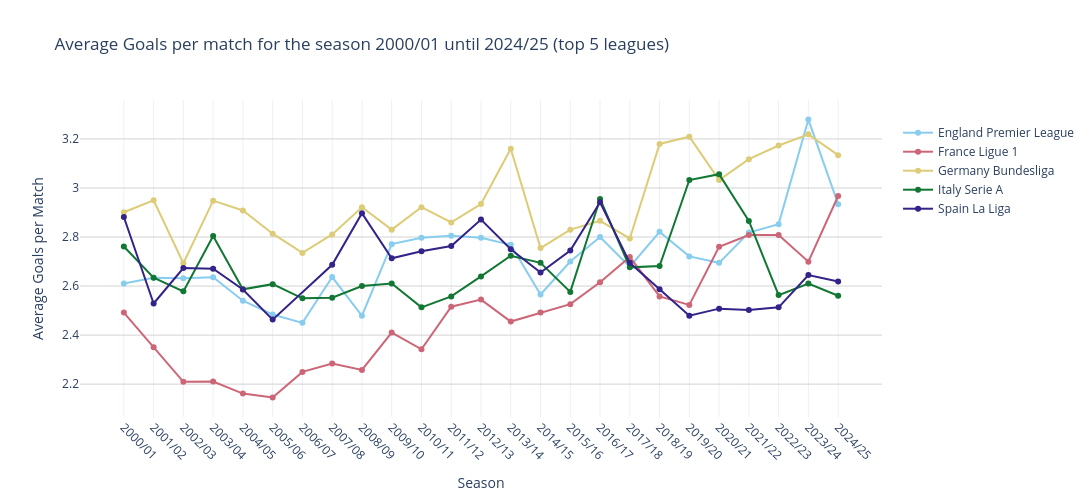

The cell this chart's notebook holds for it:
### Code cell
fig_q2 = px.line(
    data_frame=df_q2,
    x="Season",
    y="Average Goals",
    hover_name='Division',
    color= 'Division',
    color_discrete_sequence=px.colors.qualitative.Safe,
    markers=True, # to turn markers on - default is off
    title="Average Goals per match for the season 2000/01 until 2024/25 (top 5 leagues)",
    height=500
    )


fig_q2.update_layout(
    width=1200,
    legend_title_text=' '
    )

fig_q2.update_xaxes(
    title="Season",
    tickangle=45,
    categoryorder='array',
    categoryarray=sorted(df_q2['Season'].unique())
    )

fig_q2.update_yaxes(
    title="Average Goals per Match",
    gridcolor='lightgrey'
    )

fig_q2.show()

### Figure 1 — Plotly figure (JSON) as saved in the notebook; plotly's stock layout.template omitted (floating-point values rounded to 4 significant figures)
{"data": [{"hovertemplate": "<b>%{hovertext}</b><br><br>Division=England Premier League<br>Season=%{x}<br>Average Goals=%{y}<extra></extra>", "hovertext": ["England Premier League", "England Premier League", "England Premier League", "England Premier League", "England Premier League", "England Premier League", "England Premier League", "England Premier League", "England Premier League", "England Premier League", "England Premier League", "England Premier League", "England Premier League", "England Premier League", "England Premier League", "England Premier League", "England Premier League", "England Premier League", "England Premier League", "England Premier League", "England Premier League", "England Premier League", "England Premier League", "England Premier League", "England Premier League"], "legendgroup": "England Premier League", "line": {"color": "rgb(136, 204, 238)", "dash": "solid"}, "marker": {"symbol": "circle"}, "mode": "lines+markers", "name": "England Premier League", "orientation": "v", "showlegend": true, "type": "scatter", "x": ["2000/01", "2001/02", "2002/03", "2003/04", "2004/05", "2005/06", "2006/07", "2007/08", "2008/09", "2009/10", "2010/11", "2011/12", "2012/13", "2013/14", "2014/15", "2015/16", "2016/17", "2017/18", "2018/19", "2019/20", "2020/21", "2021/22", "2022/23", "2023/24", "2024/25"], "xaxis": "x", "y": [2.611, 2.634, 2.632, 2.636, 2.54, 2.484, 2.45, 2.637, 2.479, 2.771, 2.797, 2.805, 2.797, 2.768, 2.566, 2.7, 2.8, 2.679, 2.821, 2.721, 2.695, 2.818, 2.853, 3.279, 2.934], "yaxis": "y"}, {"hovertemplate": "<b>%{hovertext}</b><br><br>Division=France Ligue 1<br>Season=%{x}<br>Average Goals=%{y}<extra></extra>", "hovertext": ["France Ligue 1", "France Ligue 1", "France Ligue 1", "France Ligue 1", "France Ligue 1", "France Ligue 1", "France Ligue 1", "France Ligue 1", "France Ligue 1", "France Ligue 1", "France Ligue 1", "France Ligue 1", "France Ligue 1", "France Ligue 1", "France Ligue 1", "France Ligue 1", "France Ligue 1", "France Ligue 1", "France Ligue 1", "France Ligue 1", "France Ligue 1", "France Ligue 1", "France Ligue 1", "France Ligue 1", "France Ligue 1"], "legendgroup": "France Ligue 1", "line": {"color": "rgb(204, 102, 119)", "dash": "solid"}, "marker": {"symbol": "circle"}, "mode": "lines+markers", "name": "France Ligue 1", "orientation": "v", "showlegend": true, "type": "scatter", "x": ["2000/01", "2001/02", "2002/03", "2003/04", "2004/05", "2005/06", "2006/07", "2007/08", "2008/09", "2009/10", "2010/11", "2011/12", "2012/13", "2013/14", "2014/15", "2015/16", "2016/17", "2017/18", "2018/19", "2019/20", "2020/21", "2021/22", "2022/23", "2023/24", "2024/25"], "xaxis": "x", "y": [2.492, 2.35, 2.209, 2.211, 2.162, 2.146, 2.25, 2.284, 2.258, 2.411, 2.342, 2.516, 2.545, 2.455, 2.492, 2.526, 2.616, 2.718, 2.558, 2.523, 2.761, 2.808, 2.808, 2.699, 2.967], "yaxis": "y"}, {"hovertemplate": "<b>%{hovertext}</b><br><br>Division=Germany Bundesliga<br>Season=%{x}<br>Average Goals=%{y}<extra></extra>", "hovertext": ["Germany Bundesliga", "Germany Bundesliga", "Germany Bundesliga", "Germany Bundesliga", "Germany Bundesliga", "Germany Bundesliga", "Germany Bundesliga", "Germany Bundesliga", "Germany Bundesliga", "Germany Bundesliga", "Germany Bundesliga", "Germany Bundesliga", "Germany Bundesliga", "Germany Bundesliga", "Germany Bundesliga", "Germany Bundesliga", "Germany Bundesliga", "Germany Bundesliga", "Germany Bundesliga", "Germany Bundesliga", "Germany Bundesliga", "Germany Bundesliga", "Germany Bundesliga", "Germany Bundesliga", "Germany Bundesliga"], "legendgroup": "Germany Bundesliga", "line": {"color": "rgb(221, 204, 119)", "dash": "solid"}, "marker": {"symbol": "circle"}, "mode": "lines+markers", "name": "Germany Bundesliga", "orientation": "v", "showlegend": true, "type": "scatter", "x": ["2000/01", "2001/02", "2002/03", "2003/04", "2004/05", "2005/06", "2006/07", "2007/08", "2008/09", "2009/10", "2010/11", "2011/12", "2012/13", "2013/14", "2014/15", "2015/16", "2016/17", "2017/18", "2018/19", "2019/20", "2020/21", "2021/22", "2022/23", "2023/24", "2024/25"], "xaxis": "x", "y": [2.901, 2.95, 2.693, 2.948, 2.908, 2.814, 2.735, 2.81, 2.922, 2.83, 2.922, 2.859, 2.935, 3.16, 2.755, 2.83, 2.866, 2.794, 3.18, 3.209, 3.033, 3.118, 3.173, 3.219, 3.134], "yaxis": "y"}, {"hovertemplate": "<b>%{hovertext}</b><br><br>Division=Italy Serie A<br>Season=%{x}<br>Average Goals=%{y}<extra></extra>", "hovertext": ["Italy Serie A", "Italy Serie A", "Italy Serie A", "Italy Serie A", "Italy Serie A", "Italy Serie A", "Italy Serie A", "Italy Serie A", "Italy Serie A", "Italy Serie A", "Italy Serie A", "Italy Serie A", "Italy Serie A", "Italy Serie A", "Italy Serie A", "Italy Serie A", "Italy Serie A", "Italy Serie A", "Italy Serie A", "Italy Serie A", "Italy Serie A", "Italy Serie A", "Italy Serie A", "Italy Serie A", "Italy Serie A"], "legendgroup": "Italy Serie A", "line": {"color": "rgb(17, 119, 51)", "dash": "solid"}, "marker": {"symbol": "circle"}, "mode": "lines+markers", "name": "Italy Serie A", "orientation": "v", "showlegend": true, "type": "scatter", "x": ["2000/01", "2001/02", "2002/03", "2003/04", "2004/05", "2005/06", "2006/07", "2007/08", "2008/09", "2009/10", "2010/11", "2011/12", "2012/13", "2013/14", "2014/15", "2015/16", "2016/17", "2017/18", "2018/19", "2019/20", "2020/21", "2021/22", "2022/23", "2023/24", "2024/25"], "xaxis": "x", "y": [2.761, 2.634, 2.578, 2.804, 2.587, 2.608, 2.55, 2.553, 2.6, 2.611, 2.513, 2.558, 2.639, 2.724, 2.695, 2.576, 2.955, 2.676, 2.682, 3.032, 3.056, 2.866, 2.563, 2.611, 2.561], "yaxis": "y"}, {"hovertemplate": "<b>%{hovertext}</b><br><br>Division=Spain La Liga<br>Season=%{x}<br>Average Goals=%{y}<extra></extra>", "hovertext": ["Spain La Liga", "Spain La Liga", "Spain La Liga", "Spain La Liga", "Spain La Liga", "Spain La Liga", "Spain La Liga", "Spain La Liga", "Spain La Liga", "Spain La Liga", "Spain La Liga", "Spain La Liga", "Spain La Liga", "Spain La Liga", "Spain La Liga", "Spain La Liga", "Spain La Liga", "Spain La Liga", "Spain La Liga", "Spain La Liga", "Spain La Liga", "Spain La Liga", "Spain La Liga", "Spain La Liga"], "legendgroup": "Spain La Liga", "line": {"color": "rgb(51, 34, 136)", "dash": "solid"}, "marker": {"symbol": "circle"}, "mode": "lines+markers", "name": "Spain La Liga", "orientation": "v", "showlegend": true, "type": "scatter", "x": ["2000/01", "2001/02", "2002/03", "2003/04", "2004/05", "2005/06", "2007/08", "2008/09", "2009/10", "2010/11", "2011/12", "2012/13", "2013/14", "2014/15", "2015/16", "2016/17", "2017/18", "2018/19", "2019/20", "2020/21", "2021/22", "2022/23", "2023/24", "2024/25"], "xaxis": "x", "y": [2.882, 2.529, 2.674, 2.671, 2.586, 2.463, 2.687, 2.897, 2.713, 2.742, 2.763, 2.871, 2.75, 2.655, 2.745, 2.942, 2.695, 2.587, 2.479, 2.508, 2.503, 2.513, 2.645, 2.618], "yaxis": "y"}], "layout": {"height": 500, "legend": {"title": {"text": " "}, "tracegroupgap": 0}, "title": {"text": "Average Goals per match for the season 2000/01 until 2024/25 (top 5 leagues)"}, "width": 1200, "xaxis": {"anchor": "y", "categoryarray": ["2000/01", "2001/02", "2002/03", "2003/04", "2004/05", "2005/06", "2006/07", "2007/08", "2008/09", "2009/10", "2010/11", "2011/12", "2012/13", "2013/14", "2014/15", "2015/16", "2016/17", "2017/18", "2018/19", "2019/20", "2020/21", "2021/22", "2022/23", "2023/24", "2024/25"], "categoryorder": "array", "domain": [0, 1], "tickangle": 45, "title": {"text": "Season"}}, "yaxis": {"anchor": "x", "domain": [0, 1], "gridcolor": "lightgrey", "title": {"text": "Average Goals per Match"}}}}
